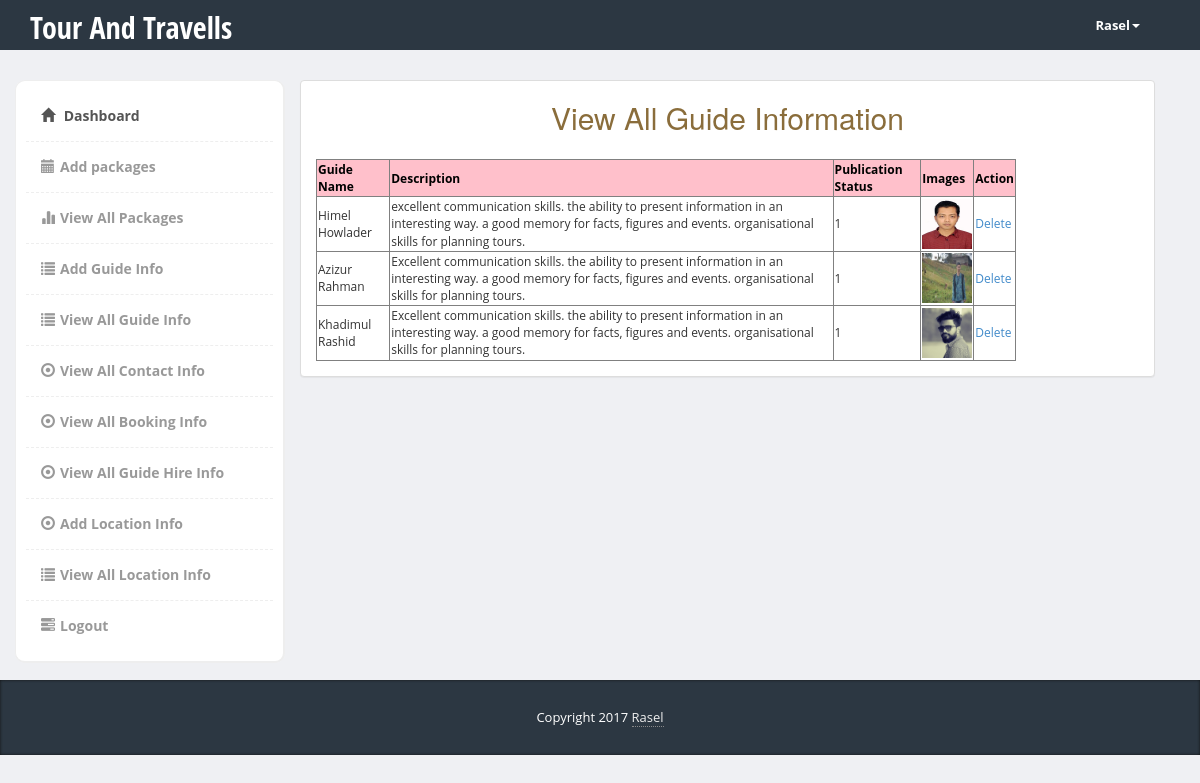
/admin/manage-guide.php (signed in), run on the app's committed database.
### tables this page shows
CREATE TABLE `guideed` (
  `id` int(10) NOT NULL,
  `guide_name` varchar(100) NOT NULL,
  `guide_description` text NOT NULL,
  `publication_status` tinyint(1) NOT NULL,
  `image` text NOT NULL
);

### classes/Guide.php (called while the page is built, shortened)
<?php
Class Guide{
	protected $link;
	public function __construct(){
		$this->link=mysqli_connect('localhost','root','','db_travel');
	}
	public function getAllGuideInfo(){
		 $sql = "SELECT * FROM guideed";
	  if(mysqli_query($this->link,$sql)){
		 $queryResult=mysqli_query($this->link,$sql);
		  return $queryResult;
	  }else{
		  die('Query Problem'.mysqli_error($this->link));
	  }
	  }
}
?>

### admin/manage-guide.php (the view, shortened to what this page needs)
<?php
require_once '../classes/Guide.php';
$guide=new Guide();
$queryResult=$guide->getAllGuideInfo();
?>
<!DOCTYPE html>
<html>
  <head>
    <link href="bootstrap/css/bootstrap.min.css" rel="stylesheet">
    <link href="css/styles.css" rel="stylesheet">
  </head>
  <body>
  	<div class="header">
	     <div class="container">
	        <div class="row">
	           <div class="col-md-5">
	              <div class="logo">
	                 <h1><a href="index.php">Tour And Travells</a></h1>
	              </div>
	           </div>
	           <div class="col-md-2">
	              <div class="navbar navbar-inverse" role="banner">
	                  <nav class="collapse navbar-collapse bs-navbar-collapse navbar-right" role="navigation">
	                    <ul class="nav navbar-nav">
	                      <li class="dropdown">
	                        <a href="#" class="dropdown-toggle" data-toggle="dropdown">Rasel<b class="caret"></b></a>
	                      </li>
	                    </ul>
	                  </nav>
	              </div>
	           </div>
	        </div>
	     </div>
	</div>
    <div class="page-content">
    	<div class="row">
		  <div class="col-md-3" style="height:600px;">
		  	<div class="sidebar content-box" style="display: block;">
                <ul class="nav">
                    <li class="current"><a href="dashboard.php"><i class="glyphicon glyphicon-home"></i> Dashboard</a></li>
                    <li><a href="add-package.php"><i class="glyphicon glyphicon-calendar"></i>Add packages</a></li>
                    <li><a href="manage-package.php"><i class="glyphicon glyphicon-stats"></i>View All Packages</a></li>
	                 <li><a href="add-guide.php"><i class="glyphicon glyphicon-list"></i>Add Guide Info</a></li>
                    <li><a href="manage-guide.php"><i class="glyphicon glyphicon-list"></i>View All Guide Info</a></li>
                    <li><a href="view-contact.php"><i class="glyphicon glyphicon-record"></i>View All Contact Info</a></li>
					<li><a href="view-booking.php"><i class="glyphicon glyphicon-record"></i>View All Booking Info</a></li>
					<li><a href="view-guidehire.php"><i class="glyphicon glyphicon-record"></i>View All Guide Hire Info</a></li>
					<li><a href="add-location.php"><i class="glyphicon glyphicon-record"></i>Add Location Info</a></li>
					<li><a href="manage-location.php"><i class="glyphicon glyphicon-list"></i>View All Location Info</a></li>
                    <li><a href="?logout=true"><i class="glyphicon glyphicon-tasks"></i>Logout</a></li>
                </ul>
             </div>
		  </div>
		  <div class="container">
		  <div class="col-md-9">
		  	<div class="row">
 <div class="panel panel-default">
                   <h2 class="text-center text-warning">View All Guide Information</h2>
                        <div class="panel-body">
<table border="1" style="width:700px;">
<tr Style="color:#000;background:pink;">
<th>Guide Name</th>
<th>Description</th>
<th>Publication Status</th>
<th>Images</th>
<th>Action</th>
</tr>
<?php while($packInfo=mysqli_fetch_assoc($queryResult)){ ?>
<tr>
<td><?php echo $packInfo['guide_name'];?></td>
<td><?php echo $packInfo['guide_description'];?></td>
<td><?php echo $packInfo['publication_status'];?></td>
<td><img src="<?php echo $packInfo['image'];?>" height="50" width="50"></td>
<td>
<a href="?a=b&id=<?php echo $packInfo['id'];?>" onclick="return confirm('Are You Sure You Want To Delete This.')">Delete</a>
</td>
</tr>
<?php }?>
</table>
</div>
</div>
			</div>
		  </div>
		</div>
    </div>
</div>
    <footer>
         <div class="container">
            <div class="copy text-center">
               Copyright 2017 <a href='#'>Rasel</a>
            </div>
         </div>
      </footer>
  </body>
</html>

### admin/css/styles.css (style rules this page uses)
body { font-family: 'Open Sans', sans-serif; background-color: #f7f7f7; position: relative; margin: 0px; font-size: 12px; padding: 0px; }
.page-content > .row { margin-left: 0px !important; margin-right: 0px !important; margin-top: 30px; }
footer { background-color:#2c3742; box-shadow:inset 0px 0px 3px #111; color:#fff; font-size:14px; line-height:25px; padding:10px 0px 10px 0px; bottom: 0px; }
footer a { color:#eee; text-decoration:none; border-bottom:1px dotted #888; }
footer .copy { font-size:13px; margin:15px 0px; }
.header { height:50px; background-color: #2c3742; }
.header .logo h1 { font-size:30px; margin:0px; padding:10px 0px; }
.header .logo h1 a { color:#fff; font-family: 'Open Sans Condensed', sans-serif; }
.header .navbar * { box-shadow:none !important; }
.header .navbar { background:none !important; border:0px !important; }
.header .navbar .nav > li > a { color:#fff !important; font-size:13px !important; border-bottom:0px !important; margin-top:0px !important; font-weight:bold; }
.header .navbar-collapse { border:0px !important; }
.header .navbar-nav .caret { border-top-color:#fff !important; border-bottom-color:#fff !important; }
.content-box, .content-box-large { margin-bottom:30px; background:#fff; border-radius:10px; padding:10px; border-left:1px solid #eee; border-top:1px solid #eee; border-right:2px solid #eee; border-bottom:2px solid #eee; }
.sidebar ul.nav, .sidebar ul.nav ul { list-style: none; padding: 0px; margin: 0px; }
.sidebar .nav > li { margin: 0; border-bottom:1px dashed #eee; }
.sidebar .nav > li:last-child { border-bottom:0px; }
.sidebar .nav > li > a { font-size: 14px; line-height: 20px; padding: 15px 15px; color: #999; display: block; font-weight:bold; background:none; text-decoration: none; border-top:0px; font-weight:bold; }
.sidebar .nav > li > a > i { margin-right:5px; }
.sidebar .nav li a:hover, .sidebar .nav li.current > a { background: #fff; color: #555; border-bottom:0px; }
body { background-color: #eff0f3; }
.panel-body { clear:both; }

### data on the page
guideed: guide_name "Himel Howlader", guide_description "excellent communication skills. the ability to present information in an interesting way. a good memory for facts, figures and events. organisational skills for planning tours.", publication_status "1", image (placeholder picture)
guideed: guide_name "Azizur Rahman", guide_description "Excellent communication skills. the ability to present information in an interesting way. a good memory for facts, figures and events. organisational skills for planning tours.", publication_status "1", image (picture)
guideed: guide_name "Khadimul Rashid", guide_description "Excellent communication skills. the ability to present information in an interesting way. a good memory for facts, figures and events. organisational skills for planning tours.", publication_status "1", image (picture)
